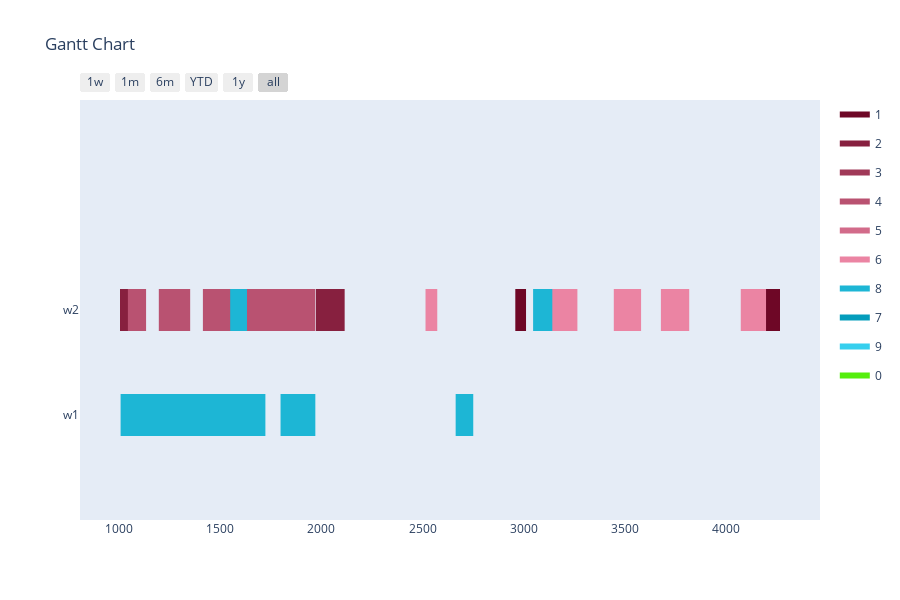

The notebook cell saved with this chart:
### Markdown cell above
Config 3 - Only valid mutations for time slots

### Code cell
optimizer = BaseGA(env)
optimizer.configure('tardiness', 'twopointcrossover', 'roulettewheel', 'onlyfeasibletimeslot')
last_time_slot = 0
for order in orders:
    if order[1] > last_time_slot:
        last_time_slot = order[1]
# all parameters after offspring_amount are optional (in this case -> verbose=True)
result, best_fitness_history, average_fitness_history, best_generation_history, feasible_gen = optimizer.optimize(orders, max_generations, earliest_time_slot, last_time_slot, population_size, offspring_amount, verbose=True)
workstation_assignments = reformat_result(result, orders, env)
visualize(workstation_assignments, best_fitness_history, average_fitness_history, best_generation_history, feasible_gen)

### Figure 1 — Plotly figure (JSON) as saved in the notebook; plotly's stock layout.template omitted (floating-point values rounded to 4 significant figures)
{"data": [{"fill": "toself", "fillcolor": "rgb(110, 7, 38)", "hoverinfo": "name", "legendgroup": "rgb(110, 7, 38)", "mode": "none", "name": "1", "type": "scatter", "x": [624, 677, 677, 624, 624, 615, 668, 668, 615, 615, 2959, 3012, 3012, 2959, 2959, 4195, 4268, 4268, 4195], "y": [0.8, 0.8, 1.2, 1.2, null, 0.8, 0.8, 1.2, 1.2, null, 0.8, 0.8, 1.2, 1.2, null, 0.8, 0.8, 1.2, 1.2]}, {"fill": "toself", "fillcolor": "rgb(135, 32, 63)", "hoverinfo": "name", "legendgroup": "rgb(135, 32, 63)", "mode": "none", "name": "2", "type": "scatter", "x": [1990, 2115, 2115, 1990, 1990, 739, 874, 874, 739, 739, 228, 286, 286, 228, 228, 1973, 2098, 2098, 1973, 1973, 1614, 1749, 1749, 1614, 1614, 447, 490, 490, 447, 447, 1004, 1047, 1047, 1004], "y": [0.8, 0.8, 1.2, 1.2, null, 0.8, 0.8, 1.2, 1.2, null, 0.8, 0.8, 1.2, 1.2, null, 0.8, 0.8, 1.2, 1.2, null, 0.8, 0.8, 1.2, 1.2, null, 0.8, 0.8, 1.2, 1.2, null, 0.8, 0.8, 1.2, 1.2]}, {"fill": "toself", "fillcolor": "rgb(160, 57, 88)", "hoverinfo": "name", "legendgroup": "rgb(160, 57, 88)", "mode": "none", "name": "3", "type": "scatter", "x": [254, 315, 315, 254, 254, 556, 599, 599, 556, 556, 224, 267, 267, 224, 224, 715, 773, 773, 715, 715, 516, 641, 641, 516, 516, 446, 581, 581, 446, 446, 276, 319, 319, 276], "y": [0.8, 0.8, 1.2, 1.2, null, 0.8, 0.8, 1.2, 1.2, null, 0.8, 0.8, 1.2, 1.2, null, 0.8, 0.8, 1.2, 1.2, null, 0.8, 0.8, 1.2, 1.2, null, 0.8, 0.8, 1.2, 1.2, null, 0.8, 0.8, 1.2, 1.2]}, {"fill": "toself", "fillcolor": "rgb(185, 82, 113)", "hoverinfo": "name", "legendgroup": "rgb(185, 82, 113)", "mode": "none", "name": "4", "type": "scatter", "x": [990, 1043, 1043, 990, 990, 702, 746, 746, 702, 702, 1133, 1196, 1196, 1133, 1133, 1351, 1414, 1414, 1351], "y": [0.8, 0.8, 1.2, 1.2, null, 0.8, 0.8, 1.2, 1.2, null, 0.8, 0.8, 1.2, 1.2, null, 0.8, 0.8, 1.2, 1.2]}, {"fill": "toself", "fillcolor": "rgb(210, 107, 138)", "hoverinfo": "name", "legendgroup": "rgb(210, 107, 138)", "mode": "none", "name": "5", "type": "scatter", "x": [304, 387, 387, 304, 304, 368, 463, 463, 368, 368, 215, 250, 250, 215, 215, 317, 404, 404, 317, 317, 205, 280, 280, 205, 205, 296, 383, 383, 296], "y": [0.8, 0.8, 1.2, 1.2, null, 0.8, 0.8, 1.2, 1.2, null, -0.2, -0.2, 0.2, 0.2, null, -0.2, -0.2, 0.2, 0.2, null, -0.2, -0.2, 0.2, 0.2, null, -0.2, -0.2, 0.2, 0.2]}, {"fill": "toself", "fillcolor": "rgb(235, 132, 163)", "hoverinfo": "name", "legendgroup": "rgb(235, 132, 163)", "mode": "none", "name": "6", "type": "scatter", "x": [3679, 3819, 3819, 3679, 3679, 368, 508, 508, 368, 368, 3446, 3581, 3581, 3446, 3446, 704, 765, 765, 704, 704, 3131, 3266, 3266, 3131, 3131, 2515, 2573, 2573, 2515, 2515, 4074, 4199, 4199, 4074], "y": [0.8, 0.8, 1.2, 1.2, null, 0.8, 0.8, 1.2, 1.2, null, 0.8, 0.8, 1.2, 1.2, null, 0.8, 0.8, 1.2, 1.2, null, 0.8, 0.8, 1.2, 1.2, null, 0.8, 0.8, 1.2, 1.2, null, 0.8, 0.8, 1.2, 1.2]}, {"fill": "toself", "fillcolor": "rgb(29, 182, 213)", "hoverinfo": "name", "legendgroup": "rgb(29, 182, 213)", "mode": "none", "name": "8", "type": "scatter", "x": [3047, 3142, 3142, 3047, 3047, 1549, 1632, 1632, 1549, 1549, 2664, 2751, 2751, 2664, 2664, 920, 1007, 1007, 920, 920, 1723, 1798, 1798, 1723, 1723, 2669, 2744, 2744, 2669], "y": [0.8, 0.8, 1.2, 1.2, null, 0.8, 0.8, 1.2, 1.2, null, -0.2, -0.2, 0.2, 0.2, null, -0.2, -0.2, 0.2, 0.2, null, -0.2, -0.2, 0.2, 0.2, null, -0.2, -0.2, 0.2, 0.2]}, {"fill": "toself", "fillcolor": "rgb(4, 157, 188)", "hoverinfo": "name", "legendgroup": "rgb(4, 157, 188)", "mode": "none", "name": "7", "type": "scatter", "x": [490, 533, 533, 490, 490, 694, 737, 737, 694, 694, 269, 327, 327, 269, 269, 622, 762, 762, 622, 622, 502, 627, 627, 502, 502, 344, 402, 402, 344, 344, 804, 919, 919, 804], "y": [0.8, 0.8, 1.2, 1.2, null, 0.8, 0.8, 1.2, 1.2, null, 0.8, 0.8, 1.2, 1.2, null, 0.8, 0.8, 1.2, 1.2, null, 0.8, 0.8, 1.2, 1.2, null, 0.8, 0.8, 1.2, 1.2, null, 0.8, 0.8, 1.2, 1.2]}, {"fill": "toself", "fillcolor": "rgb(54, 207, 238)", "hoverinfo": "name", "legendgroup": "rgb(54, 207, 238)", "mode": "none", "name": "9", "type": "scatter", "x": [270, 333, 333, 270, 270, 206, 250, 250, 206, 206, 409, 472, 472, 409, 409, 363, 426, 426, 363], "y": [0.8, 0.8, 1.2, 1.2, null, 0.8, 0.8, 1.2, 1.2, null, 0.8, 0.8, 1.2, 1.2, null, 0.8, 0.8, 1.2, 1.2]}, {"fill": "toself", "fillcolor": "rgb(85, 238, 13)", "hoverinfo": "name", "legendgroup": "rgb(85, 238, 13)", "mode": "none", "name": "0", "type": "scatter", "x": [323, 463, 463, 323, 323, 301, 416, 416, 301, 301, 480, 541, 541, 480, 480, 422, 465, 465, 422, 422, 612, 727, 727, 612, 612, 407, 465, 465, 407, 407, 320, 435, 435, 320], "y": [0.8, 0.8, 1.2, 1.2, null, 0.8, 0.8, 1.2, 1.2, null, 0.8, 0.8, 1.2, 1.2, null, 0.8, 0.8, 1.2, 1.2, null, 0.8, 0.8, 1.2, 1.2, null, 0.8, 0.8, 1.2, 1.2, null, 0.8, 0.8, 1.2, 1.2]}, {"legendgroup": "rgb(110, 7, 38)", "marker": {"color": "rgb(110, 7, 38)", "opacity": 0, "size": 1}, "mode": "markers", "name": "", "showlegend": false, "text": [null, null, null, null, null, null, null, null], "type": "scatter", "x": [624, 677, 615, 668, 2959, 3012, 4195, 4268], "y": [1, 1, 1, 1, 1, 1, 1, 1]}, {"legendgroup": "rgb(135, 32, 63)", "marker": {"color": "rgb(135, 32, 63)", "opacity": 0, "size": 1}, "mode": "markers", "name": "", "showlegend": false, "text": [null, null, null, null, null, null, null, null, null, null, null, null, null, null], "type": "scatter", "x": [1990, 2115, 739, 874, 228, 286, 1973, 2098, 1614, 1749, 447, 490, 1004, 1047], "y": [1, 1, 1, 1, 1, 1, 1, 1, 1, 1, 1, 1, 1, 1]}, {"legendgroup": "rgb(160, 57, 88)", "marker": {"color": "rgb(160, 57, 88)", "opacity": 0, "size": 1}, "mode": "markers", "name": "", "showlegend": false, "text": [null, null, null, null, null, null, null, null, null, null, null, null, null, null], "type": "scatter", "x": [254, 315, 556, 599, 224, 267, 715, 773, 516, 641, 446, 581, 276, 319], "y": [1, 1, 1, 1, 1, 1, 1, 1, 1, 1, 1, 1, 1, 1]}, {"legendgroup": "rgb(185, 82, 113)", "marker": {"color": "rgb(185, 82, 113)", "opacity": 0, "size": 1}, "mode": "markers", "name": "", "showlegend": false, "text": [null, null, null, null, null, null, null, null], "type": "scatter", "x": [990, 1043, 702, 746, 1133, 1196, 1351, 1414], "y": [1, 1, 1, 1, 1, 1, 1, 1]}, {"legendgroup": "rgb(210, 107, 138)", "marker": {"color": "rgb(210, 107, 138)", "opacity": 0, "size": 1}, "mode": "markers", "name": "", "showlegend": false, "text": [null, null, null, null, null, null, null, null, null, null, null, null], "type": "scatter", "x": [304, 387, 368, 463, 215, 250, 317, 404, 205, 280, 296, 383], "y": [1, 1, 1, 1, 0, 0, 0, 0, 0, 0, 0, 0]}, {"legendgroup": "rgb(235, 132, 163)", "marker": {"color": "rgb(235, 132, 163)", "opacity": 0, "size": 1}, "mode": "markers", "name": "", "showlegend": false, "text": [null, null, null, null, null, null, null, null, null, null, null, null, null, null], "type": "scatter", "x": [3679, 3819, 368, 508, 3446, 3581, 704, 765, 3131, 3266, 2515, 2573, 4074, 4199], "y": [1, 1, 1, 1, 1, 1, 1, 1, 1, 1, 1, 1, 1, 1]}, {"legendgroup": "rgb(29, 182, 213)", "marker": {"color": "rgb(29, 182, 213)", "opacity": 0, "size": 1}, "mode": "markers", "name": "", "showlegend": false, "text": [null, null, null, null, null, null, null, null, null, null, null, null], "type": "scatter", "x": [3047, 3142, 1549, 1632, 2664, 2751, 920, 1007, 1723, 1798, 2669, 2744], "y": [1, 1, 1, 1, 0, 0, 0, 0, 0, 0, 0, 0]}, {"legendgroup": "rgb(4, 157, 188)", "marker": {"color": "rgb(4, 157, 188)", "opacity": 0, "size": 1}, "mode": "markers", "name": "", "showlegend": false, "text": [null, null, null, null, null, null, null, null, null, null, null, null, null, null], "type": "scatter", "x": [490, 533, 694, 737, 269, 327, 622, 762, 502, 627, 344, 402, 804, 919], "y": [1, 1, 1, 1, 1, 1, 1, 1, 1, 1, 1, 1, 1, 1]}, {"legendgroup": "rgb(54, 207, 238)", "marker": {"color": "rgb(54, 207, 238)", "opacity": 0, "size": 1}, "mode": "markers", "name": "", "showlegend": false, "text": [null, null, null, null, null, null, null, null], "type": "scatter", "x": [270, 333, 206, 250, 409, 472, 363, 426], "y": [1, 1, 1, 1, 1, 1, 1, 1]}, {"legendgroup": "rgb(85, 238, 13)", "marker": {"color": "rgb(85, 238, 13)", "opacity": 0, "size": 1}, "mode": "markers", "name": "", "showlegend": false, "text": [null, null, null, null, null, null, null, null, null, null, null, null, null, null], "type": "scatter", "x": [323, 463, 301, 416, 480, 541, 422, 465, 612, 727, 407, 465, 320, 435], "y": [1, 1, 1, 1, 1, 1, 1, 1, 1, 1, 1, 1, 1, 1]}], "layout": {"height": 600, "hovermode": "closest", "showlegend": true, "title": {"text": "Gantt Chart"}, "xaxis": {"rangeselector": {"buttons": [{"count": 7, "label": "1w", "step": "day", "stepmode": "backward"}, {"count": 1, "label": "1m", "step": "month", "stepmode": "backward"}, {"count": 6, "label": "6m", "step": "month", "stepmode": "backward"}, {"count": 1, "label": "YTD", "step": "year", "stepmode": "todate"}, {"count": 1, "label": "1y", "step": "year", "stepmode": "backward"}, {"step": "all"}]}, "showgrid": false, "type": "date", "zeroline": false}, "yaxis": {"autorange": false, "range": [-1, 3], "showgrid": false, "ticktext": ["w1", "w2"], "tickvals": [0, 1], "zeroline": false}}}
